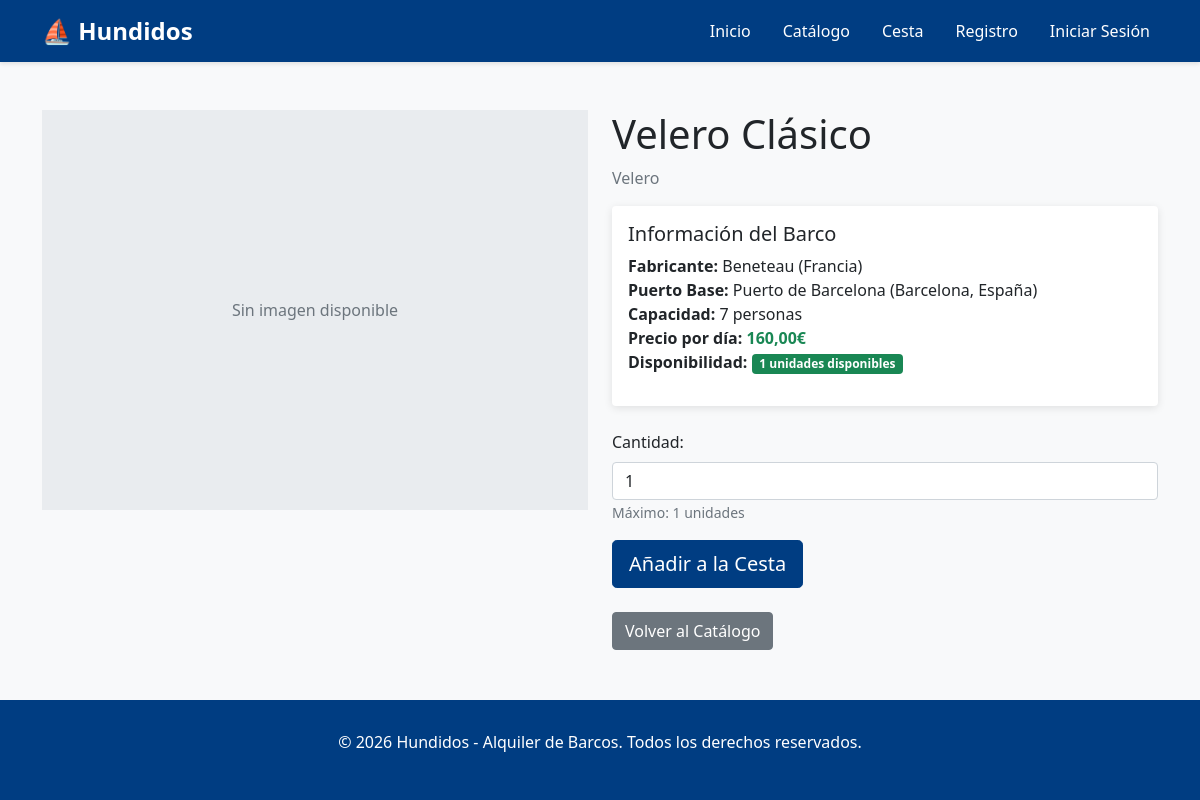
Page /barcos/5/ on the committed database.
### catalog/models.py (models this page shows, shortened)
class Barco(models.Model):
    nombre = models.CharField(max_length=120)
    categoria = models.ForeignKey(Categoria, on_delete=models.PROTECT, related_name='barcos')
    puerto = models.ForeignKey(Puerto, on_delete=models.PROTECT, related_name='barcos')
    fabricante = models.ForeignKey(Fabricante, on_delete=models.PROTECT, related_name='barcos')
    precio_dia = models.DecimalField(max_digits=8, decimal_places=2, validators=[MinValueValidator(0)])
    capacidad = models.PositiveIntegerField(validators=[MinValueValidator(1)])
    imagen = models.ImageField(upload_to='barcos/', blank=True, null=True)
    disponibilidad = models.PositiveIntegerField(default=1, validators=[MinValueValidator(0)])
    activo = models.BooleanField(default=True)
    fecha_creacion = models.DateTimeField(auto_now_add=True)
    fecha_actualizacion = models.DateTimeField(auto_now=True)
    class Meta:
        verbose_name = 'Barco'
        verbose_name_plural = 'Barcos'
        ordering = ['nombre']

class Categoria(models.Model):
    nombre = models.CharField(max_length=120, unique=True)
    descripcion = models.TextField(blank=True)
    class Meta:
        verbose_name = 'Categoría'
        verbose_name_plural = 'Categorías'
        ordering = ['nombre']

class Fabricante(models.Model):
    nombre = models.CharField(max_length=120, unique=True)
    pais = models.CharField(max_length=120, blank=True)
    class Meta:
        verbose_name = 'Fabricante'
        verbose_name_plural = 'Fabricantes'
        ordering = ['nombre']

class Puerto(models.Model):
    nombre = models.CharField(max_length=120, unique=True)
    ubicacion = models.CharField(max_length=255, blank=True)
    class Meta:
        verbose_name = 'Puerto'
        verbose_name_plural = 'Puertos'
        ordering = ['nombre']

### catalog/views.py (the view)
# urls.py: path('<int:id>/', views.BarcoDetailView.as_view(), name='barco_detail'),
class BarcoDetailView(DetailView):
    model = Barco
    template_name = 'catalog/detail.html'
    context_object_name = 'barco'
    pk_url_kwarg = 'id'
    def get_queryset(self):
        return Barco.objects.filter(activo=True).select_related('categoria', 'puerto', 'fabricante')

### templates/catalog/detail.html (shortened to what this page needs)
{% extends 'base.html' %}
{% block content %}
<div class="container mt-5">
    <div class="row">
        <div class="col-md-6">
            {% if barco.imagen %}
                <img src="{{ barco.imagen.url }}" class="img-fluid" alt="{{ barco.nombre }}" style="max-height: 400px; object-fit: cover;">
            {% else %}
                <div style="height: 400px; background-color: #e9ecef; display: flex; align-items: center; justify-content: center;">
                    <span class="text-muted">Sin imagen disponible</span>
                </div>
            {% endif %}
        </div>
        <div class="col-md-6">
            <h1>{{ barco.nombre }}</h1>
            <p class="text-muted">{{ barco.categoria.nombre }}</p>
            <div class="card mb-4">
                <div class="card-body">
                    <h5 class="card-title">Información del Barco</h5>
                    <ul class="list-unstyled">
                        <li><strong>Fabricante:</strong> {{ barco.fabricante.nombre }} ({{ barco.fabricante.pais }})</li>
                        <li><strong>Puerto Base:</strong> {{ barco.puerto.nombre }} ({{ barco.puerto.ubicacion }})</li>
                        <li><strong>Capacidad:</strong> {{ barco.capacidad }} personas</li>
                        <li><strong>Precio por día:</strong> <span class="text-success"><strong>{{ barco.precio_dia }}€</strong></span></li>
                        <li>
                            <strong>Disponibilidad:</strong>
                            {% if barco.disponibilidad > 0 %}
                                <span class="badge bg-success">{{ barco.disponibilidad }} unidades disponibles</span>
                            {% else %}
                                <span class="badge bg-danger">No disponible</span>
                            {% endif %}
                        </li>
                    </ul>
                </div>
            </div>
            {% if barco.disponibilidad > 0 %}
                <form method="post" action="{% url 'cart:add' %}" class="mb-4">
                    <div class="mb-3">
                        <label for="cantidad" class="form-label">Cantidad:</label>
                        <input type="number" id="cantidad" name="cantidad" class="form-control" min="1" max="{{ barco.disponibilidad }}" value="1" required>
                        <small class="text-muted">Máximo: {{ barco.disponibilidad }} unidades</small>
                    </div>
                    <button type="submit" class="btn btn-primary btn-lg">Añadir a la Cesta</button>
                </form>
            {% else %}
                <div class="alert alert-danger">
                    Este barco no está disponible en este momento.
                </div>
            {% endif %}
            <a href="{% url 'catalog:barco_list' %}" class="btn btn-secondary">Volver al Catálogo</a>
        </div>
    </div>
</div>
{% endblock %}

### templates/base.html (style rules this page uses)
body { font-family: 'Segoe UI', Tahoma, Geneva, Verdana, sans-serif; background-color: #f8f9fa; }
.card { border: none; box-shadow: 0 2px 8px rgba(0,0,0,0.1); transition: transform 0.3s, box-shadow 0.3s; }
.btn-primary { background-color: #003d82; border-color: #003d82; }

### rows in the picture
Barco: nombre "Velero Clásico", categoria.nombre "Velero", fabricante.nombre "Beneteau", fabricante.pais "Francia", puerto.nombre "Puerto de Barcelona", puerto.ubicacion "Barcelona, España", capacidad "7", precio_dia "160,00", disponibilidad "1", cantidad "1"
